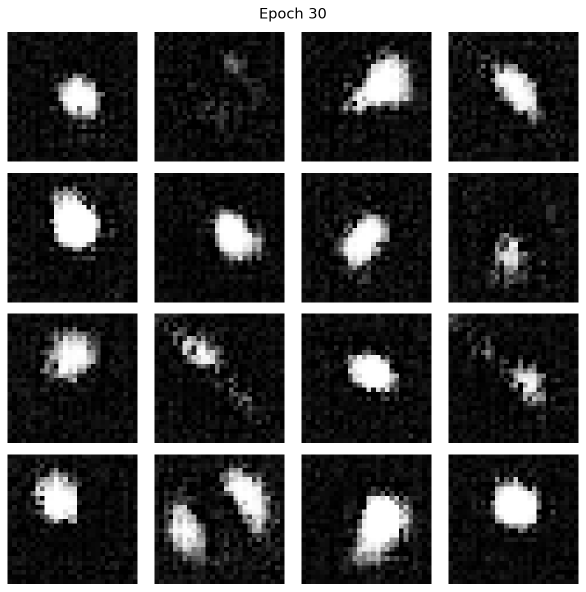
#> input picture projects/gan/simple_example_epoch_030.png, 1171 x 1183 px (shown at 1/2 size)
$ python -i utils.py   (imports and definitions only)
#> lines starting #> are read from the running program, lines starting #| are printed output that depends on the picture; after the words box and inside, x2 and y2 are one past the last pixel; in counts of white or black regions, pixels touching at a corner belong together
#> further down, picture is the input picture: shape (1183, 1171, 3); min 0, max 255, mean 81.2
"""
工具函数模块

提供图像处理和可视化工具。
"""

import logging
from typing import List, Dict, Tuple, Optional
import numpy as np
import cv2

logger = logging.getLogger(__name__)


# [87 lines left out: functions load_image, save_image, resize_image, enhance_image, not called in this run]


def binarize_image(
    image: np.ndarray,
    method: str = "otsu",
) -> np.ndarray:
    """
    图像二值化

    Args:
        image: 输入图像
        method: 二值化方法 (otsu/adaptive)

    Returns:
        二值化图像
    """
#> called with method = 'otsu'
    # 转灰度
    if len(image.shape) == 3:
        gray = cv2.cvtColor(image, cv2.COLOR_BGR2GRAY)
    else:
        gray = image.copy()

    # 去噪
    blurred = cv2.GaussianBlur(gray, (5, 5), 0)

    if method == "otsu":
        _, binary = cv2.threshold(blurred, 0, 255, cv2.THRESH_BINARY + cv2.THRESH_OTSU)
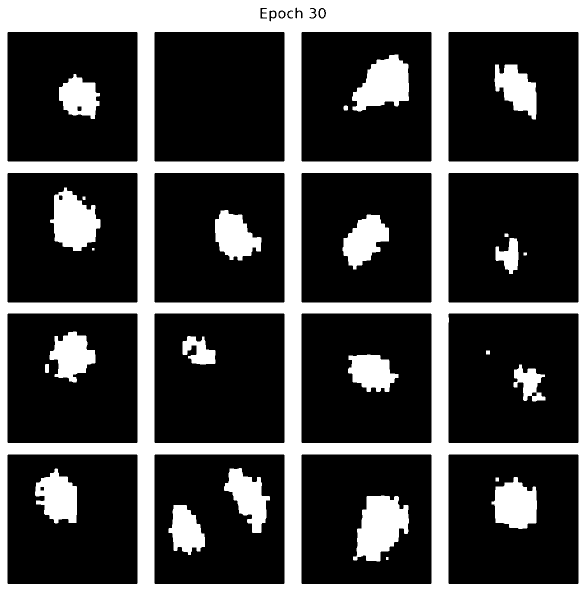
#> binary: shape (1183, 1171) (shown at 1/2 size); 28.7% white; 29 white regions, largest, box (x1, y1, x2, y2) and area: (0, 0, 1171, 1183) 306857, (706, 991, 818, 1123) 9779, (704, 109, 818, 223) 8423
    elif method == "adaptive":
        binary = cv2.adaptiveThreshold(
            blurred, 255, cv2.ADAPTIVE_THRESH_GAUSSIAN_C,
            cv2.THRESH_BINARY, 11, 2
        )
    else:
        raise ValueError(f"未知的二值化方法: {method}")

    return binary


# [264 lines left out: functions remove_noise, draw_bounding_box, draw_text, calculate_iou, non_max_suppression, create_sample_table_image and 1 more, not called in this run]

>>> import cv2
>>> picture = cv2.imread('../../gan/simple_example_epoch_030.png')
>>> result = binarize_image(picture)
